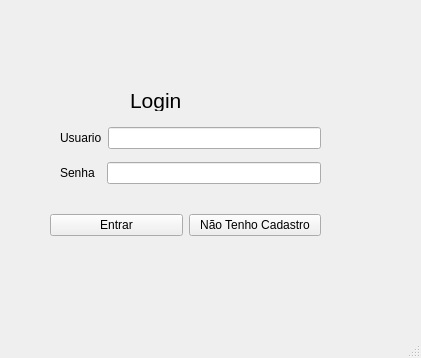
<?xml version="1.0" encoding="UTF-8"?>
<ui version="4.0">
 <class>MainWindow</class>
 <widget class="QMainWindow" name="MainWindow">
  <property name="geometry">
   <rect>
    <x>0</x>
    <y>0</y>
    <width>421</width>
    <height>358</height>
   </rect>
  </property>
  <property name="windowTitle">
   <string>MainWindow</string>
  </property>
  <widget class="QWidget" name="centralwidget">
   <widget class="QLabel" name="label">
    <property name="geometry">
     <rect>
      <x>130</x>
      <y>90</y>
      <width>61</width>
      <height>21</height>
     </rect>
    </property>
    <property name="font">
     <font>
      <pointsize>16</pointsize>
     </font>
    </property>
    <property name="text">
     <string>Login</string>
    </property>
   </widget>
   <widget class="QWidget" name="layoutWidget">
    <property name="geometry">
     <rect>
      <x>60</x>
      <y>120</y>
      <width>261</width>
      <height>71</height>
     </rect>
    </property>
    <layout class="QVBoxLayout" name="verticalLayout">
     <item>
      <layout class="QHBoxLayout" name="horizontalLayout">
       <item>
        <widget class="QLabel" name="label_2">
         <property name="text">
          <string>Usuario</string>
         </property>
        </widget>
       </item>
       <item>
        <widget class="QLineEdit" name="lineEditUser"/>
       </item>
      </layout>
     </item>
     <item>
      <layout class="QHBoxLayout" name="horizontalLayout_2">
       <property name="spacing">
        <number>12</number>
       </property>
       <item>
        <widget class="QLabel" name="label_3">
         <property name="text">
          <string>Senha</string>
         </property>
        </widget>
       </item>
       <item>
        <widget class="QLineEdit" name="lineEditPass">
         <property name="inputMask">
          <string notr="true"/>
         </property>
         <property name="echoMode">
          <enum>QLineEdit::Password</enum>
         </property>
        </widget>
       </item>
      </layout>
     </item>
    </layout>
   </widget>
   <widget class="QWidget" name="layoutWidget">
    <property name="geometry">
     <rect>
      <x>50</x>
      <y>200</y>
      <width>271</width>
      <height>51</height>
     </rect>
    </property>
    <layout class="QHBoxLayout" name="horizontalLayout_3">
     <item>
      <widget class="QPushButton" name="buttonEntrar">
       <property name="text">
        <string>Entrar</string>
       </property>
      </widget>
     </item>
     <item>
      <widget class="QPushButton" name="buttonCreate">
       <property name="text">
        <string>Não Tenho Cadastro</string>
       </property>
      </widget>
     </item>
    </layout>
   </widget>
   <zorder>layoutWidget</zorder>
   <zorder>layoutWidget</zorder>
   <zorder>label</zorder>
  </widget>
  <widget class="QStatusBar" name="statusbar"/>
 </widget>
 <resources/>
 <connections>
  <connection>
   <sender>buttonEntrar</sender>
   <signal>clicked()</signal>
   <receiver>MainWindow</receiver>
   <slot>show()</slot>
   <hints>
    <hint type="sourcelabel">
     <x>116</x>
     <y>225</y>
    </hint>
    <hint type="destinationlabel">
     <x>210</x>
     <y>178</y>
    </hint>
   </hints>
  </connection>
 </connections>
</ui>
